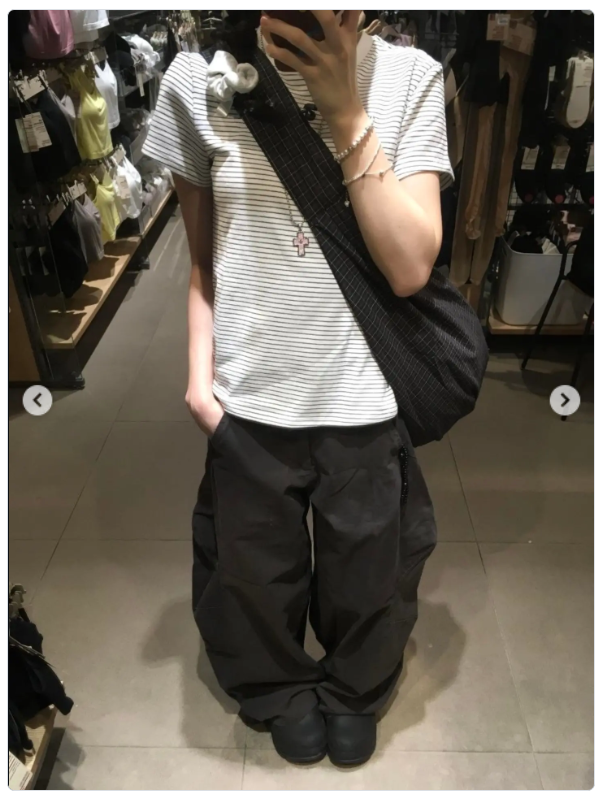
#> input picture wardrobe/originals/2026-09-28-批次1/9bbf05d41d8a7839b20a90a1ab39d798.png, 599 x 796 px, found by its file name; the run also reads 1 picture not shown here
$ python batch1_prepare.py
#> lines starting #> are read from the running program, lines starting #| are printed output that depends on the picture
# -*- coding: utf-8 -*-
"""批次1 图片整理：归档原图、裁剪商品截图、提取真实主色、生成缩略图"""
import json, os, shutil
from PIL import Image

SRC = r"D:\xwechat_files\wxid_0fozf2qgws8o22_c057\temp\RWTemp\2026-09\9e20f478899dc29eb19741386f9343c8"
ROOT = r"D:\KuGou\Lyric\穿搭\wardrobe"
ORIG = os.path.join(ROOT, "originals", "2026-09-28-批次1")
INBOX = os.path.join(ROOT, "inbox")
INSPO = os.path.join(ROOT, "outfits", "inspo")
ITEMS = os.path.join(ROOT, "items")
THUMBS = os.path.join(ITEMS, "thumbs")
for d in (ORIG, INBOX, INSPO, ITEMS, THUMBS):
    os.makedirs(d, exist_ok=True)

# h: (目标目录, 新文件名, crop 或 None)
# crop=(l,t,r,b) 仅用于 3 张商品截图，裁掉 App UI 与价格栏
CATALOG = {
    # ---- 试衣间/街拍 穿搭参考（17 张中的 17=11 PNG + 6 JPG）----
    "9bbf05d41d8a7839b20a90a1ab39d798.png": (INSPO, "inspo-01-黑白细条纹短袖T恤+深灰工装伞裤.png", None),
    "b43b576c66ad3c66e65cd4f6448f0be9.png": (INSPO, "inspo-02-蓝白条纹短袖T恤+卡其宽松直筒裤.png", None),
    "03cd60089398f9d6af58c143914ebf7c.png": (INSPO, "inspo-03-浅灰修身短袖T恤+天蓝伞裤.png", None),
    "04a3c3c54f8e61420056dfb39a48ef55.png": (INSPO, "inspo-04-白泡泡袖短衬衫+深靛直筒牛仔裤.png", None),
    "169bea07d5baef2f679e5ac15783fef3.png": (INSPO, "inspo-05-藏青开衫+吊带+深直筒牛仔裤.png", None),
    "477de3279c255ba546676a6ef5a62fc6.png": (INSPO, "inspo-06-粉色印花短袖T恤+黑宽松裤.png", None),
    "53360106e4873bee35bc9442c0f60ffa.png": (INSPO, "inspo-07-黑迪士尼印花T恤+天蓝伞裤.png", None),
    "5b8768f288db060de4324b223dea0880.png": (INSPO, "inspo-08-米白史努比针织短袖+军绿工装裤.png", None),
    "5bbfdfbf020a375636a0e3fbefc5d63a.png": (INSPO, "inspo-09-炭灰亨利领针织短袖+中蓝直筒牛仔裤.png", None),
    "dbdfffedd3765ad7baf1d80dff4f61f2.png": (INSPO, "inspo-10-白别针心形印花T恤+深灰工装伞裤.png", None),
    "8e16214b092543e876d89f4dd1d7b922.png": (INSPO, "inspo-11-藏青落肩卫衣+浅蓝阔腿牛仔裤-街拍.png", None),
    "2ccbf952881ef4f40007bedec7c78cb1.jpg": (INSPO, "inspo-12-藏青V领针织+白内搭+卡其工装阔腿裤-韩系.jpg", None),
    "5d31912be99780819f2c17d690f53dcd.jpg": (INSPO, "inspo-13-军绿工装阔腿裤上身参考-电商5-10.jpg", None),
    "622bc03cfa37216024c757c38008555e.jpg": (INSPO, "inspo-14-藏青插肩七分袖棒球T+黑锥形裤.jpg", None),
    "6c1e7802dc3678529eaf3e0d3941203d.jpg": (INSPO, "inspo-15-石板灰蓝长袖T恤+军绿工装裤.jpg", None),
    "86951e779851862574a5cd1190b207b0.jpg": (INSPO, "inspo-16-灰开衫外套+蓝阔腿牛仔裤-夜街拍.jpg", None),
    "a6e0bbb8dbf57173a1821791404b6d18.jpg": (INSPO, "inspo-17-军绿工装阔腿裤上身参考-电商2-10.jpg", None),
    # ---- 商品截图（3 张，入库单品）----
    "14774736c1223b44090e1b997cf9cd71.jpg": (INBOX, "218-taobao-盐渍青梅jk-灰绿双排扣连帽卫衣.jpg", (0, 105, 486, 790)),
    "b2297bd78f2d21518eef0219b15511a6.jpg": (INBOX, "79.19-taobao-待确认-军绿多口袋工装阔腿裤.jpg", (55, 275, 437, 790)),
    "b27e805b9f1b5c37900a714e69419a39.jpg": (INBOX, "62.99-taobao-UniqueSEI-米白泡泡袖翻领排扣衬衫.jpg", (0, 95, 486, 782)),
}

# 商品 id -> 用于 items/ 展示图与缩略图
PRODUCT_FILES = {
    "olive-cargo-wide-pants": "79.19-taobao-待确认-军绿多口袋工装阔腿裤.jpg",
    "sage-green-double-breasted-hoodie": "218-taobao-盐渍青梅jk-灰绿双排扣连帽卫衣.jpg",
    "cream-puff-sleeve-collar-blouse": "62.99-taobao-UniqueSEI-米白泡泡袖翻领排扣衬衫.jpg",
}

def palette(path, n=6):
    im = Image.open(path).convert("RGB")
    im.thumbnail((120, 120))
    q = im.quantize(colors=n, method=Image.MEDIANCUT)
    pal = q.getpalette()
    counts = sorted(q.getcolors(), reverse=True)
    out = []
    for cnt, idx in counts:
        r, g, b = pal[idx*3:idx*3+3]
        out.append({"hex": "#%02x%02x%02x" % (r, g, b), "share": round(cnt / (im.width*im.height), 3)})
    return out

result = {"inspo": {}, "products": {}}
for h, (dest, name, crop) in CATALOG.items():
    src_path = os.path.join(SRC, h)
    shutil.copy2(src_path, os.path.join(ORIG, h))          # 原图归档
    dst = os.path.join(dest, name)
    im = Image.open(src_path)
#> im is the input picture: PIL image 599x796 RGB; mean R, G, B 102.9, 96, 85.3
    if crop:
        im = im.crop(crop)
        im.convert("RGB").save(dst, quality=88)            # 商品展示图
        result["products"][name] = {"size": im.size, "palette": palette(dst)}
    else:
        shutil.copy2(src_path, dst)                        # 参考穿搭原图
        result["inspo"][name] = palette(dst)
#> in palette, `im.thumbnail((120, 120))`:
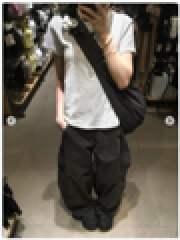
#> im: PIL image 90x120 RGB (shown 2 times larger); mean R, G, B 102.6, 95.8, 85.1
#> in palette, `q = im.quantize(colors=n, method=Image.MEDIANCUT)`:
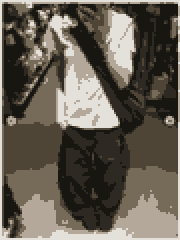
#> q: PIL image 90x120 P (shown 2 times larger); mean R, G, B 101.4, 94.7, 83.7
#> in palette, `pal = q.getpalette()`: pal = [228, 224, 218, 179, 168, 153, 118, 107, 89, 78, 69, 54, 46, 41, 34, 23, 22, 17]
#> in palette, `counts = sorted(q.getcolors(), reverse=True)`: counts = [(2289, 5), (1965, 3), (1934, 2), (1744, 4), (1501, 1), (1367, 0)]
#> the loop in palette, `for cnt, idx in counts:` made 6 passes
#> (cnt, idx, r, g, b) on passes 1 to 6: (2289, 5, 23, 22, 17), (1965, 3, 78, 69, 54), (1934, 2, 118, 107, 89), (1744, 4, 46, 41, 34), (1501, 1, 179, 168, 153), (1367, 0, 228, 224, 218)
#> after the loop in palette, `for cnt, idx in counts:`: out = 6 items
#> pass 2 of the loop `for h, (dest, name, crop) in CATALOG.items():`:
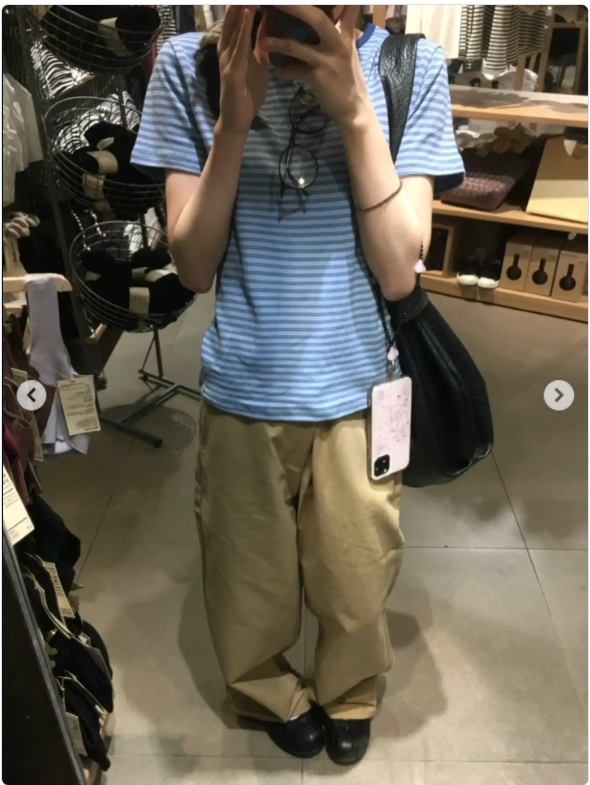
#> input picture wardrobe/originals/2026-09-28-批次1/b43b576c66ad3c66e65cd4f6448f0be9.png, 590 x 785 px, found by its file name
#> im is the input picture: PIL image 590x785 RGB; mean R, G, B 104.6, 98.5, 85.3
#> in palette (call 2), `im.thumbnail((120, 120))`:
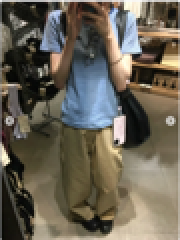
#> im: PIL image 90x120 RGB (shown 2 times larger); mean R, G, B 104.4, 98.2, 84.9
#> in palette (call 2), `q = im.quantize(colors=n, method=Image.MEDIANCUT)`:
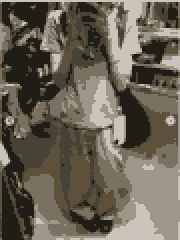
#> q: PIL image 90x120 P (shown 2 times larger); mean R, G, B 105, 98.5, 84.8
#> pal = [202, 196, 186, 157, 151, 137, 121, 113, 97, 94, 81, 59, 70, 67, 54, 32, 29, 22]
#> counts = [(2232, 5), (2089, 2), (1820, 1), (1808, 3), (1681, 4), (1170, 0)]
#> the loop in palette (call 2), `for cnt, idx in counts:` made 6 passes
#> (cnt, idx, r, g, b) on passes 1 to 6: (2232, 5, 32, 29, 22), (2089, 2, 121, 113, 97), (1820, 1, 157, 151, 137), (1808, 3, 94, 81, 59), (1681, 4, 70, 67, 54), (1170, 0, 202, 196, 186)
#> pass 3 of the loop `for h, (dest, name, crop) in CATALOG.items():`:
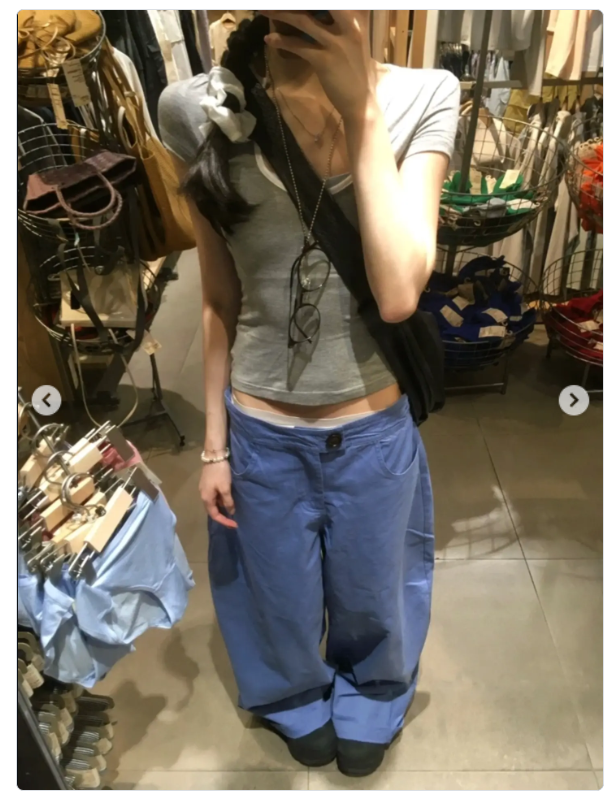
#> input picture wardrobe/originals/2026-09-28-批次1/03cd60089398f9d6af58c143914ebf7c.png, 615 x 800 px, found by its file name
#> im is the input picture: PIL image 615x800 RGB; mean R, G, B 120.9, 112.6, 98.7
#> in palette (call 3), `im.thumbnail((120, 120))`:
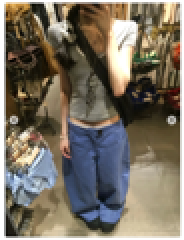
#> im: PIL image 92x120 RGB (shown 2 times larger); mean R, G, B 120.6, 112.3, 98.4
#> in palette (call 3), `q = im.quantize(colors=n, method=Image.MEDIANCUT)`:
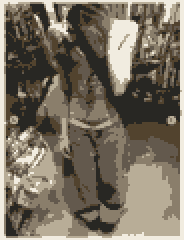
#> q: PIL image 92x120 P (shown 2 times larger); mean R, G, B 121.7, 112.8, 98.3
#> pal = [241, 236, 224, 184, 173, 151, 138, 126, 107, 99, 89, 77, 82, 67, 46, 40, 39, 35]
#> counts = [(2251, 5), (2241, 3), (1992, 2), (1880, 1), (1475, 4), (1201, 0)]
#> the loop in palette (call 3), `for cnt, idx in counts:` made 6 passes
#> (cnt, idx, r, g, b) on passes 1 to 6: (2251, 5, 40, 39, 35), (2241, 3, 99, 89, 77), (1992, 2, 138, 126, 107), (1880, 1, 184, 173, 151), (1475, 4, 82, 67, 46), (1201, 0, 241, 236, 224)
#> (the run stopped early here; a loop or call above may not have finished)
